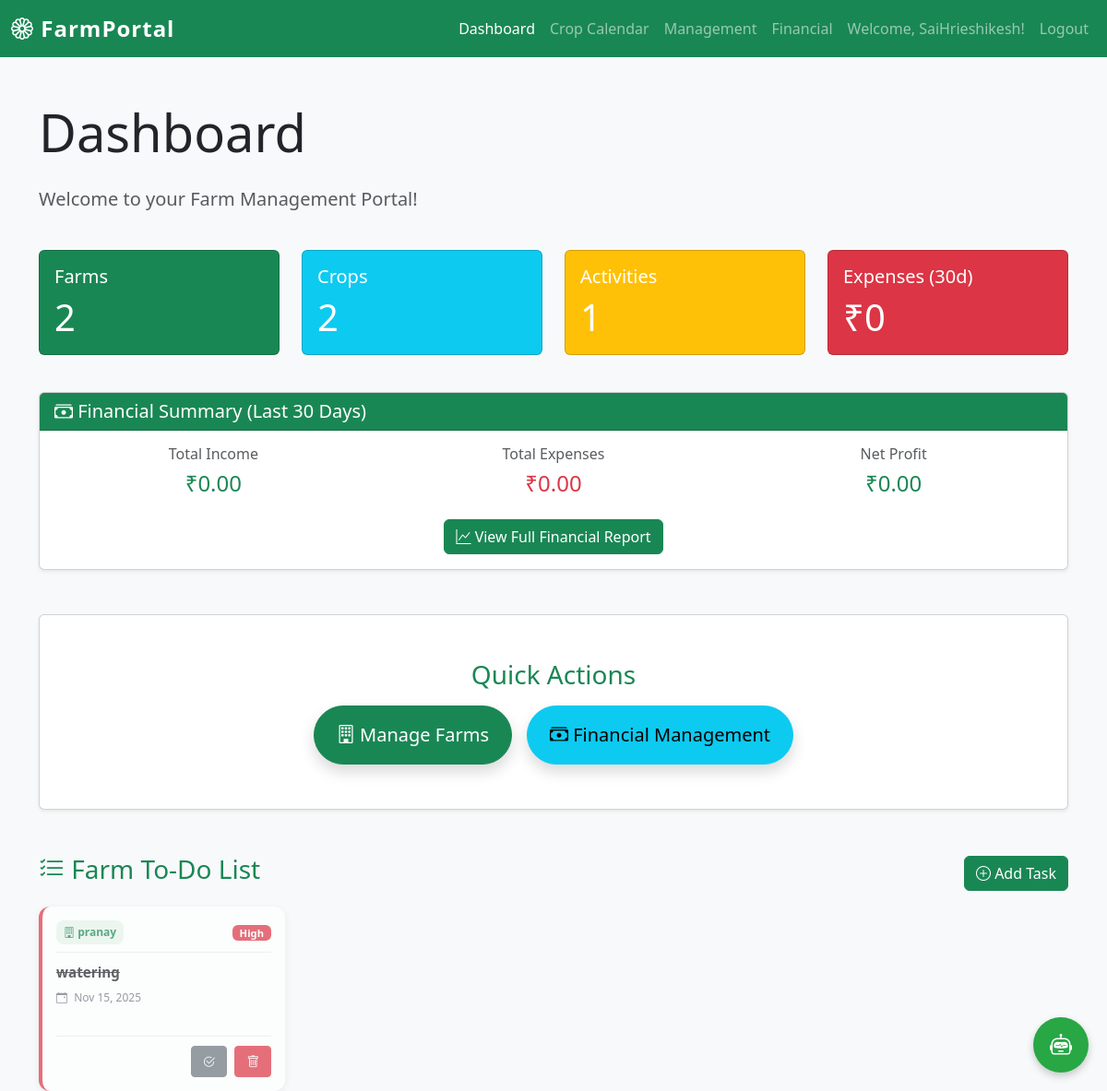
Page /dashboard/ (signed in) on the committed database.
### home/models.py (models this page shows, shortened)
class TodoList(models.Model):
    user = models.ForeignKey(User, on_delete=models.CASCADE, related_name='todos')
    farm = models.ForeignKey(Farm, on_delete=models.CASCADE, related_name='todos')
    task = models.CharField(max_length=300)
    description = models.TextField(blank=True, null=True)
    completed = models.BooleanField(default=False)
    priority = models.CharField(
        max_length=20,
        choices=[('low', 'Low'), ('medium', 'Medium'), ('high', 'High')],
        default='medium'
    )
    due_date = models.DateField(blank=True, null=True)
    created_at = models.DateTimeField(auto_now_add=True)
    updated_at = models.DateTimeField(auto_now=True)
    class Meta:
        ordering = ['completed', '-priority', 'due_date']

class Farm(models.Model):
    user = models.ForeignKey(User, on_delete=models.CASCADE, related_name='farms')
    farm_name = models.CharField(max_length=200)
    location = models.TextField()
    crop_type = models.CharField(max_length=200)
    area = models.DecimalField(max_digits=10, decimal_places=2, help_text="Area in acres or hectares")
    area_unit = models.CharField(max_length=20, choices=[('acres', 'Acres'), ('hectares', 'Hectares')], default='acres')
    start_date = models.DateField()
    end_date = models.TextField(help_text="Expected harvest or end date")
    created_at = models.DateTimeField(auto_now_add=True)
    updated_at = models.DateTimeField(auto_now=True)
    class Meta:
        ordering = ['-created_at']

### home/views.py (the view)
# urls.py: path('dashboard/', views.dashboard, name='dashboard'),
@login_required
def dashboard(request):
    from . import models
    from django.db.models import Sum
    from datetime import timedelta
    from django.utils import timezone
    farms_count = models.Farm.objects.filter(user=request.user).count()
    todos = models.TodoList.objects.filter(user=request.user)
    todos_count = todos.count()
    user_farms = models.Farm.objects.filter(user=request.user)
    start_date = timezone.now().date() - timedelta(days=30)
    total_expenses = models.Expense.objects.filter(
        user=request.user,
        date__gte=start_date
    ).aggregate(Sum('amount'))['amount__sum'] or 0
    total_income = models.Income.objects.filter(
        user=request.user,
        date__gte=start_date
    ).aggregate(Sum('amount'))['amount__sum'] or 0
    net_profit = total_income - total_expenses
    context = {
        'farms_count': farms_count,
        'todos': todos,
        'todos_count': todos_count,
        'user_farms': user_farms,
        'total_expenses': total_expenses,
        'total_income': total_income,
        'net_profit': net_profit,
    }
    return render(request, 'home/dashboard.html', context)

### templates/home/dashboard.html (shortened to what this page needs)
{% load static %}
<!DOCTYPE html>
<html lang="en">
<head>
    <link href="https://cdn.jsdelivr.net/npm/bootstrap@5.3.0/dist/css/bootstrap.min.css" rel="stylesheet">
    <link rel="stylesheet" href="https://cdn.jsdelivr.net/npm/bootstrap-icons@1.10.0/font/bootstrap-icons.css">
    <link rel="stylesheet" href="{% static 'css/style.css' %}">
    <link rel="stylesheet" href="{% static 'css/todo.css' %}">
</head>
<body>
    <nav class="navbar navbar-expand-lg navbar-dark bg-success">
        <div class="container-fluid">
            <a class="navbar-brand fw-bold" href="{% url 'dashboard' %}">
                <i class="bi bi-flower1"></i> FarmPortal
            </a>
            <div class="collapse navbar-collapse" id="navbarNav">
                <ul class="navbar-nav ms-auto">
                    <li class="nav-item">
                        <a class="nav-link active" href="{% url 'dashboard' %}">Dashboard</a>
                    </li>
                    <li class="nav-item">
                        <a class="nav-link" href="{% url 'crop_calendar' %}">Crop Calendar</a>
                    </li>
                    <li class="nav-item">
                        <a class="nav-link" href="{% url 'management' %}">Management</a>
                    </li>
                    <li class="nav-item">
                        <a class="nav-link" href="{% url 'financial_overview' %}">Financial</a>
                    </li>
                    <li class="nav-item">
                        <a class="nav-link" href="{% url 'edit_profile' %}">Welcome, {{ user.username }}!</a>
                    </li>
                    <li class="nav-item">
                        <a class="nav-link" href="{% url 'logout' %}">Logout</a>
                    </li>
                </ul>
            </div>
        </div>
    </nav>
    <div class="container mt-5">
        <div class="row">
            <div class="col-12">
                <h1 class="display-4 mb-4">Dashboard</h1>
                <p class="lead text-muted">Welcome to your Farm Management Portal!</p>
            </div>
        </div>
        <div class="row mt-4">
            <div class="col-md-3 mb-3">
                <div class="card text-white bg-success">
                    <div class="card-body">
                        <h5 class="card-title">Farms</h5>
                        <p class="card-text display-6">{{ farms_count }}</p>
                    </div>
                </div>
            </div>
            <div class="col-md-3 mb-3">
                <div class="card text-white bg-info">
                    <div class="card-body">
                        <h5 class="card-title">Crops</h5>
                        <p class="card-text display-6">{{ farms_count }}</p>
                    </div>
                </div>
            </div>
            <div class="col-md-3 mb-3">
                <div class="card text-white bg-warning">
                    <div class="card-body">
                        <h5 class="card-title">Activities</h5>
                        <p class="card-text display-6">{{ todos_count }}</p>
                    </div>
                </div>
            </div>
            <div class="col-md-3 mb-3">
                <div class="card text-white bg-danger">
                    <div class="card-body">
                        <h5 class="card-title">Expenses (30d)</h5>
                        <p class="card-text display-6">₹{{ total_expenses|floatformat:0 }}</p>
                    </div>
                </div>
            </div>
        </div>
        <div class="row mt-4">
            <div class="col-12">
                <div class="card shadow-sm">
                    <div class="card-header bg-success text-white">
                        <h5 class="mb-0"><i class="bi bi-cash-stack"></i> Financial Summary (Last 30 Days)</h5>
                    </div>
                    <div class="card-body">
                        <div class="row text-center">
                            <div class="col-md-4">
                                <h6 class="text-muted">Total Income</h6>
                                <h4 class="text-success">₹{{ total_income|floatformat:2 }}</h4>
                            </div>
                            <div class="col-md-4">
                                <h6 class="text-muted">Total Expenses</h6>
                                <h4 class="text-danger">₹{{ total_expenses|floatformat:2 }}</h4>
                            </div>
                            <div class="col-md-4">
                                <h6 class="text-muted">Net Profit</h6>
                                <h4 class="{% if net_profit >= 0 %}text-success{% else %}text-danger{% endif %}">₹{{ net_profit|floatformat:2 }}</h4>
                            </div>
                        </div>
                        <div class="text-center mt-3">
                            <a href="{% url 'financial_overview' %}" class="btn btn-success">
                                <i class="bi bi-graph-up"></i> View Full Financial Report
                            </a>
                        </div>
                    </div>
                </div>
            </div>
        </div>
        <div class="row mt-5">
            <div class="col-12">
                <div class="card shadow-sm">
                    <div class="card-body text-center py-5">
                        <h3 class="text-success mb-3">Quick Actions</h3>
                        <div class="d-flex justify-content-center gap-3 flex-wrap">
                            <a href="{% url 'management' %}" class="btn btn-success btn-lg px-4 py-3 rounded-pill shadow">
                                <i class="bi bi-building"></i> Manage Farms
                            </a>
                            <a href="{% url 'financial_overview' %}" class="btn btn-info btn-lg px-4 py-3 rounded-pill shadow">
                                <i class="bi bi-cash-stack"></i> Financial Management
                            </a>
                        </div>
                    </div>
                </div>
            </div>
        </div>
        <div class="row mt-5">
            <div class="col-12">
                <div class="d-flex justify-content-between align-items-center mb-3">
                    <h3 class="text-success"><i class="bi bi-list-check"></i> Farm To-Do List</h3>
                    {% if user_farms %}
                    <button class="btn btn-success" data-bs-toggle="modal" data-bs-target="#addTodoModal">
                        <i class="bi bi-plus-circle"></i> Add Task
                    </button>
                    {% endif %}
                </div>
                {% if not user_farms %}
                <div class="alert alert-info">
                    <i class="bi bi-info-circle"></i> Please add a farm first before creating todos.
                    <a href="{% url 'management' %}" class="alert-link">Go to Management</a>
                </div>
                {% else %}
                <div class="row g-3">
                    {% for todo in todos %}
                    <div class="col-md-4 col-lg-3">
                        <div class="todo-card {% if todo.completed %}completed{% endif %} priority-{{ todo.priority }}">
                            <div class="todo-header">
                                <span class="farm-badge">
                                    <i class="bi bi-building"></i> {{ todo.farm.farm_name }}
                                </span>
                                <span class="priority-badge badge bg-{{ todo.priority }}">
                                    {% if todo.priority == 'high' %}High{% elif todo.priority == 'medium' %}Med{% else %}Low{% endif %}
                                </span>
                            </div>
                            <div class="todo-body">
                                <h6 class="todo-task {% if todo.completed %}text-decoration-line-through{% endif %}">
                                    {{ todo.task }}
                                </h6>
                                {% if todo.due_date %}
                                <p class="todo-date">
                                    <i class="bi bi-calendar-event"></i> {{ todo.due_date|date:"M d, Y" }}
                                </p>
                                {% endif %}
                            </div>
                            <div class="todo-footer">
                                <a href="{% url 'toggle_todo' todo.id %}"
                                   class="btn btn-sm {% if todo.completed %}btn-secondary{% else %}btn-success{% endif %}"
                                   title="{% if todo.completed %}Mark as incomplete{% else %}Mark as complete{% endif %}">
                                    <i class="bi bi-check2{% if todo.completed %}-circle{% endif %}"></i>
                                </a>
                                <a href="{% url 'delete_todo' todo.id %}"
                                   class="btn btn-sm btn-danger"
                                   title="Delete"
                                   onclick="return confirm('Delete this task?');">
                                    <i class="bi bi-trash"></i>
                                </a>
                            </div>
                        </div>
                    </div>
                    {% endfor %}
                </div>
                {% endif %}
            </div>
        </div>
    </div>
    <div id="chatbot-container">
        <button id="chatbot-toggle" class="chatbot-toggle-btn">
            <i class="bi bi-robot"></i>
        </button>
    </div>
</body>
</html>

### static/css/style.css (style rules this page uses)
* { margin: 0; padding: 0; box-sizing: border-box; }
body { font-family: 'Segoe UI', Tahoma, Geneva, Verdana, sans-serif; background-color: #f8f9fa; }
.navbar-brand { font-size: 1.5rem; letter-spacing: 1px; }

### static/css/todo.css (style rules this page uses)
.todo-card { background: white; border-radius: 12px; padding: 15px; box-shadow: 0 2px 8px rgba(0, 0, 0, 0.1); transition: all 0.3s ease; min-height: 200px; display: flex; flex-direction: column; border-left: 4px solid #198754; position: relative; }
.todo-card.completed { opacity: 0.7; border-left-color: #6c757d; }
.todo-card.priority-high { border-left-color: #dc3545; }
.todo-header { display: flex; justify-content: space-between; align-items: center; margin-bottom: 12px; padding-bottom: 8px; border-bottom: 1px solid #e9ecef; }
.farm-badge { font-size: 0.75rem; font-weight: 600; color: #198754; background: #e8f5e9; padding: 4px 8px; border-radius: 8px; white-space: nowrap; overflow: hidden; text-overflow: ellipsis; max-width: 140px; }
.priority-badge { font-size: 0.7rem; padding: 3px 8px; border-radius: 6px; font-weight: 600; }
.badge.bg-high { background-color: #dc3545 !important; }
.todo-body { flex: 1; margin-bottom: 10px; }
.todo-task { font-size: 0.95rem; font-weight: 600; color: #212529; margin-bottom: 8px; line-height: 1.3; }
.todo-date { font-size: 0.75rem; color: #6c757d; margin-bottom: 0; }
.todo-date i { margin-right: 4px; }
.todo-footer { display: flex; gap: 8px; justify-content: flex-end; border-top: 1px solid #e9ecef; padding-top: 10px; }
.todo-footer .btn { padding: 6px 12px; font-size: 0.85rem; }
.todo-card { animation: slideInUp 0.3s ease-out; }

### templates/home/dashboard.html (style rules this page uses)
.chatbot-toggle-btn { position: fixed; bottom: 20px; right: 20px; width: 60px; height: 60px; border-radius: 50%; background-color: #28a745; color: white; border: none; font-size: 24px; cursor: pointer; box-shadow: 0 4px 8px rgba(0,0,0,0.2); z-index: 1000; transition: all 0.3s ease; }

### rows in the picture
TodoList: farm.farm_name "pranay", priority "High", task "watering", due_date "Nov 15, 2025", completed True (drawn)

### other values in the picture
{{ user.username }} "SaiHrieshikesh"
{{ farms_count }} "2"
{{ todos_count }} "1"
{{ total_expenses|floatformat:0 }} "0"
{{ total_income|floatformat:2 }} "0.00"
{{ total_expenses|floatformat:2 }} "0.00"
{{ net_profit|floatformat:2 }} "0.00"
